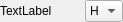
<?xml version="1.0" encoding="UTF-8"?>
<ui version="4.0">
 <class>HLX</class>
 <widget class="QWidget" name="HLX">
  <property name="geometry">
   <rect>
    <x>0</x>
    <y>0</y>
    <width>123</width>
    <height>20</height>
   </rect>
  </property>
  <property name="windowTitle">
   <string>Form</string>
  </property>
  <layout class="QHBoxLayout" name="horizontalLayout">
   <property name="spacing">
    <number>0</number>
   </property>
   <property name="leftMargin">
    <number>0</number>
   </property>
   <property name="topMargin">
    <number>0</number>
   </property>
   <property name="rightMargin">
    <number>0</number>
   </property>
   <property name="bottomMargin">
    <number>0</number>
   </property>
   <item>
    <widget class="QLabel" name="label">
     <property name="sizePolicy">
      <sizepolicy hsizetype="Preferred" vsizetype="Preferred">
       <horstretch>1</horstretch>
       <verstretch>0</verstretch>
      </sizepolicy>
     </property>
     <property name="text">
      <string>TextLabel</string>
     </property>
    </widget>
   </item>
   <item>
    <widget class="QComboBox" name="comboBox">
     <property name="sizePolicy">
      <sizepolicy hsizetype="Fixed" vsizetype="Fixed">
       <horstretch>0</horstretch>
       <verstretch>0</verstretch>
      </sizepolicy>
     </property>
     <item>
      <property name="text">
       <string>H</string>
      </property>
     </item>
     <item>
      <property name="text">
       <string>L</string>
      </property>
     </item>
     <item>
      <property name="text">
       <string>X</string>
      </property>
     </item>
    </widget>
   </item>
  </layout>
 </widget>
 <resources/>
 <connections/>
</ui>
